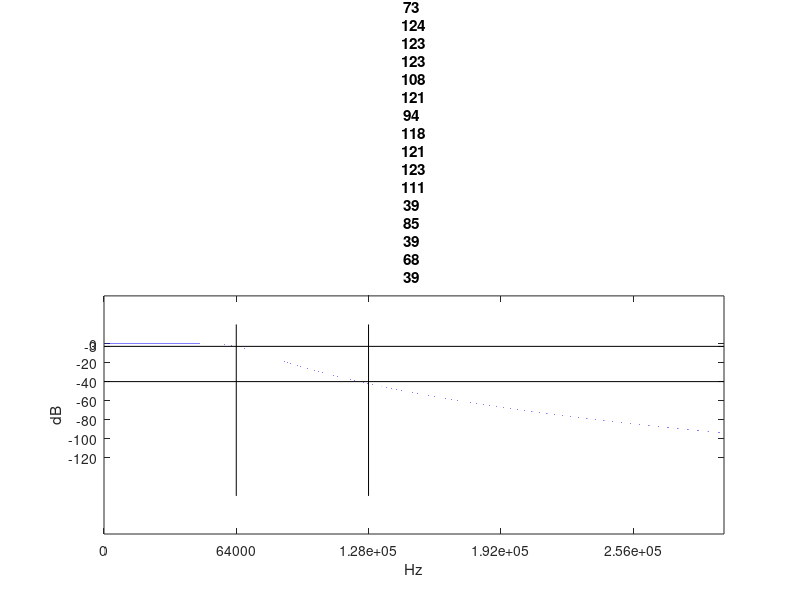
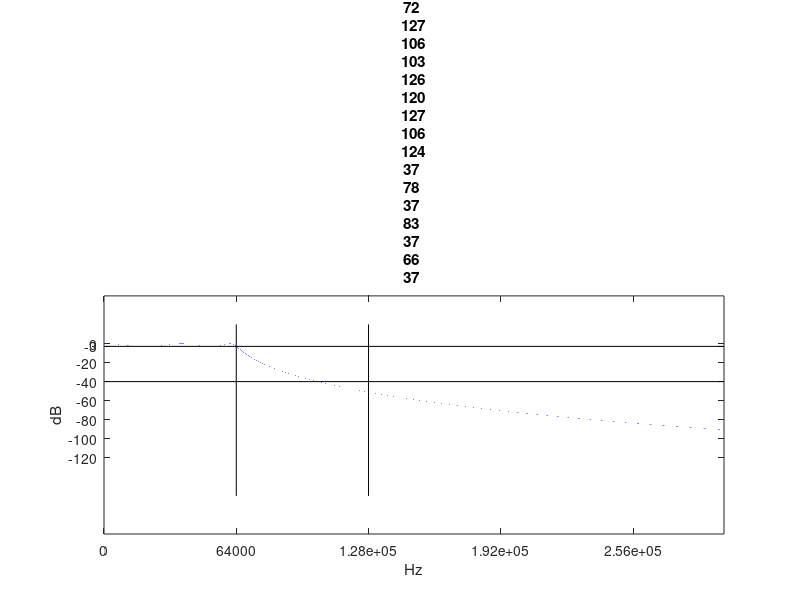
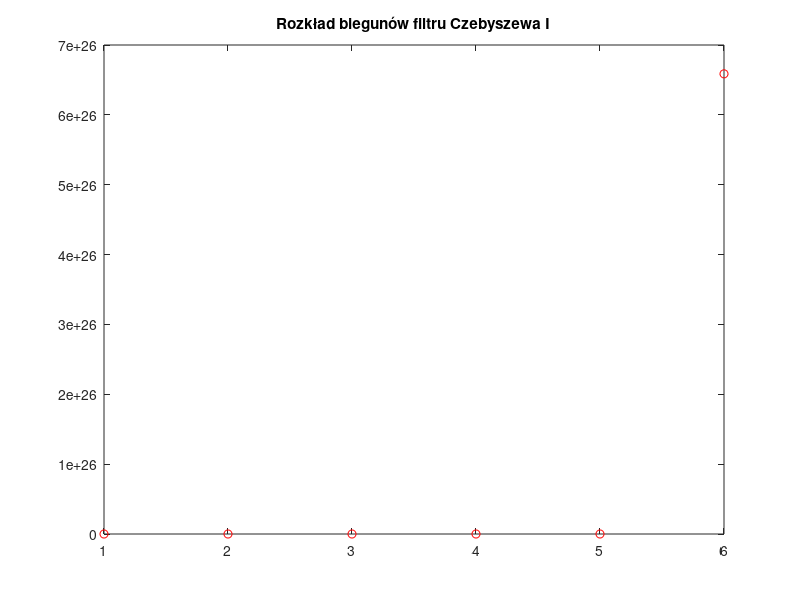
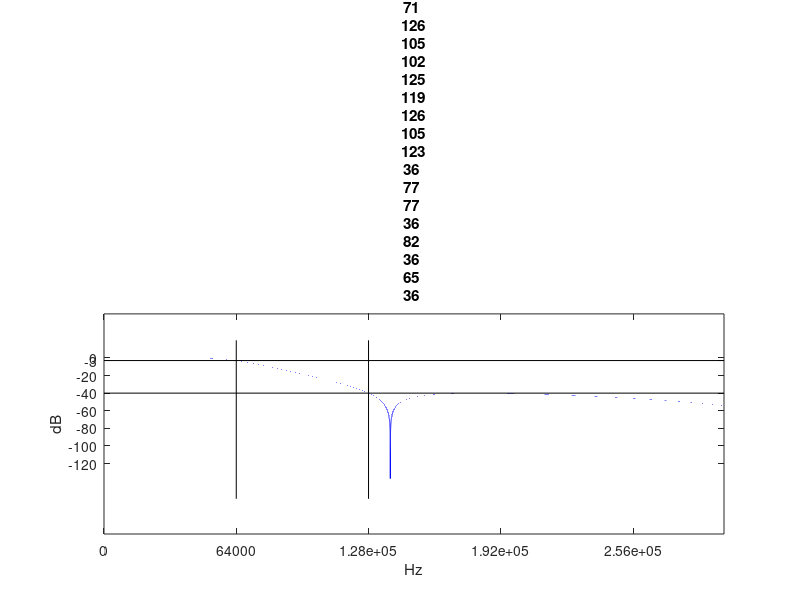

Write the MATLAB code that produced these figures, in order. (Note: this script raises an error after producing the figures.)
clear all;
close all;
%% Dane
fs   = 256*10^3;
f0   = fs/2;
f3dB = f0/2;
w0   = 2*pi*f0;
w3dB = 2*pi*f3dB;

f = 0:1:300*10^3;
w = 2*pi*f;

%% Filtr Butterworth

N=7;
[bm,an] = butter(N, w3dB, 's');
H1      = polyval(bm,j*w)./ polyval(an,j*w);
H1      = H1/max(H1);
H1log   = 20*log10(abs(H1));
plot(f, H1log, "b-")
hold on
plot([0 300]*10^3, [-3 -3],  'k'); 
plot([0 300]*10^3, [-40 -40],'k');
plot([64 64]*10^3, [20 -160],'k');
plot([128 128]*10^3, [20 -160],'k');
title("ButterWorth N = " + N)
xlabel("Hz")
ylabel("dB")
xticks([0, 64e3, 128e3, 192e3, 256e3])
yticks([-120, -100, -80, -60, -40, -20, -3, 0])
figure 
plot(an,'r o');
title('Rozkład biegunów filtru Butterworth');

%% Filtr Czebyszewa pierwszy

N=5;
[bm,an] = cheby1(N, 3, w3dB, 's');
H2      = polyval(bm,j*w)./ polyval(an,j*w);
H2      = H2/max(H2);
H2log   = 20*log10(abs(H2));
figure
plot(f, H2log, "b-")
hold on
plot([0 300]*10^3, [-3 -3],  'k'); 
plot([0 300]*10^3, [-40 -40],'k');
plot([64 64]*10^3, [20 -160],'k');
plot([128 128]*10^3, [20 -160],'k');
title("Czebyszew I N = " + N)
xlabel("Hz")
ylabel("dB")
xticks([0, 64e3, 128e3, 192e3, 256e3])
yticks([-120, -100, -80, -60, -40, -20, -3, 0])
figure
plot(an,'r o');
title('Rozkład biegunów filtru Czebyszewa I');

%% Filtr Czebyszewa drugi

N=4;
[bm,an] = cheby2(N, 40, w0, 's');
H3      = polyval(bm,j*w)./ polyval(an,j*w);
H3      = H3/max(H3);
H3log   = 20*log10(abs(H3));
figure
plot(f, H3log, "b-")
hold on
plot([0 300]*10^3, [-3 -3],  'k'); 
plot([0 300]*10^3, [-40 -40],'k');
plot([64 64]*10^3, [20 -160],'k');
plot([128 128]*10^3, [20 -160],'k');
title("Czebyszew II N = " + N)
xlabel("Hz")
ylabel("dB")
xticks([0, 64e3, 128e3, 192e3, 256e3])
yticks([-120, -100, -80, -60, -40, -20, -3, 0])
figure
plot(an,'r o');
title('Rozkład biegunów filtru Czebyszewa II');

%% Filtr eliptyczny

N=10;
[bm,an] = ellip(N, 3, 40, w3dB, 's');
H4      = polyval(bm,j*w)./ polyval(an,j*w);
H4      = H4/max(H4);
H4log   = 20*log10(abs(H4));
figure
plot(f, H4log, "b-")
hold on
plot([0 300]*10^3, [-3 -3],  'k'); 
plot([0 300]*10^3, [-40 -40],'k');
plot([64 64]*10^3, [20 -160],'k');
plot([128 128]*10^3, [20 -160],'k');
title("Eliptyczny N = " + N)
xlabel("Hz")
ylabel("dB")
xticks([0, 64e3, 128e3, 192e3, 256e3])
yticks([-120, -100, -80, -60, -40, -20, -3, 0])
figure
plot(an,'r o');
title('Rozkład biegunów filtru eliptycznego');

display("Butterworth 64kHz: " +H1log(f3dB) + "db")
display("Czebyszew I 64kHz: " +H2log(f3dB)  + "db")
display("Czebyszew II 64kHz: " +H3log(f3dB)  + "db")
display("Eliptyczny 64kHz: " +H4log(f3dB) + "db")

display("Butterworth 128kHz: " +H1log(f0) + "db")
display("Czebyszew I 128kHz: " +H2log(f0) + "db")
display("Czebyszew II 128kHz: " +H3log(f0) + "db")
display("Eliptyczny 128kHz: " +H4log(f0) + "db")